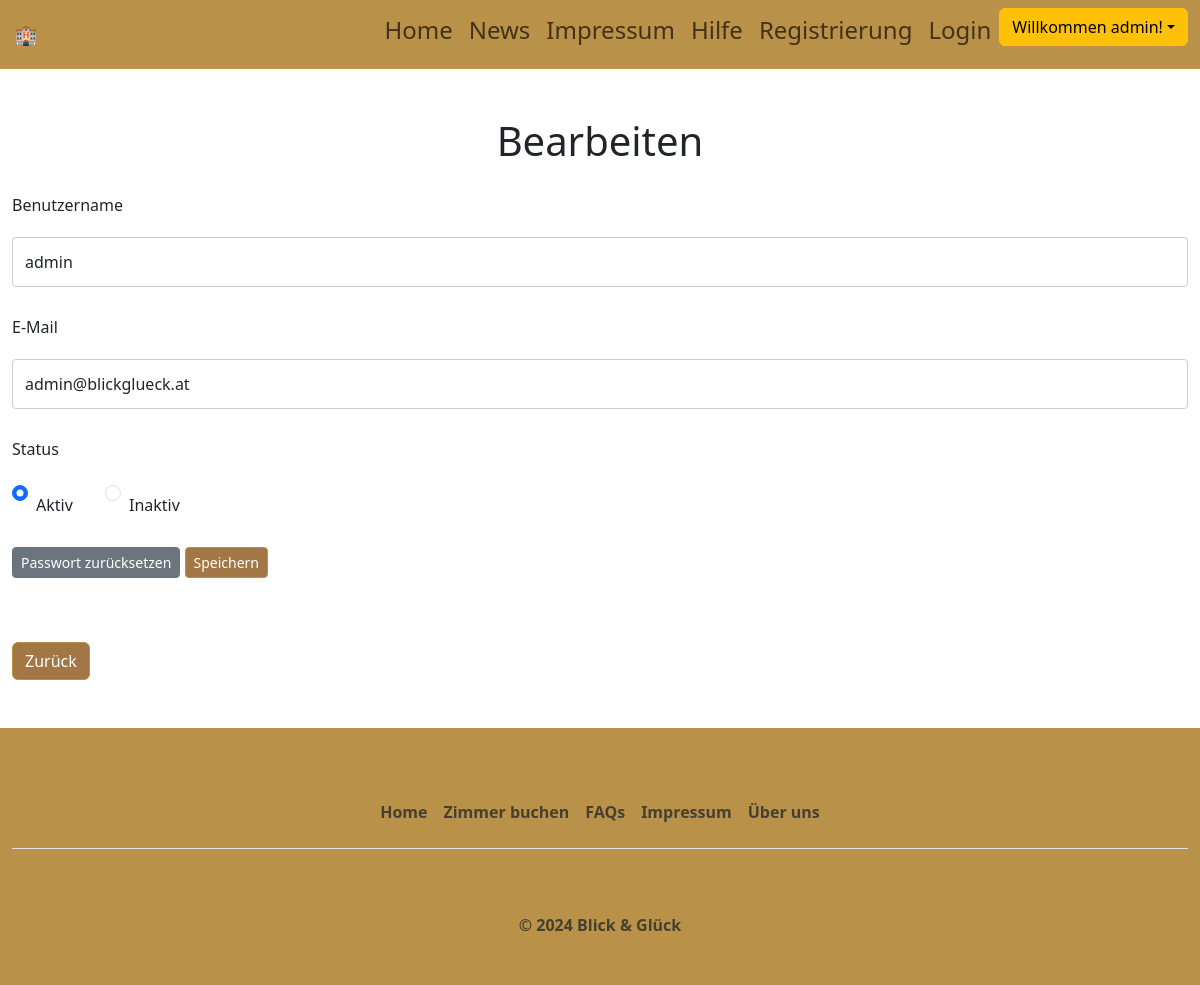
Page /additionalResources/WebHarichLiu/include/update_user.php?user_id=8 (signed in) on the committed database.
### tables this page shows
CREATE TABLE `users` (
  `user_id` int(11) NOT NULL,
  `username` varchar(50) NOT NULL,
  `password` varchar(260) NOT NULL,
  `useremail` varchar(100) NOT NULL,
  `role` enum('user','admin','anonym') NOT NULL DEFAULT 'anonym',
  `created_at` timestamp NOT NULL DEFAULT current_timestamp(),
  `anrede` enum('Herr','Frau') DEFAULT 'Herr',
  `vorname` varchar(50) NOT NULL,
  `nachname` varchar(50) NOT NULL,
  `status` enum('active','inactive') DEFAULT 'active',
  `updated_at` timestamp NOT NULL DEFAULT current_timestamp() ON UPDATE current_timestamp()
);

### additionalResources/WebHarichLiu/include/update_user.php (the view, shortened to what this page needs)
<?php
    include 'header.php';
    require_once '../config/dbaccess.php';
  $user_id=intval($_GET['user_id']);
$sql="SELECT user_id, username, status, useremail FROM users WHERE user_id = ?";
$stmt=$db_obj->prepare($sql);
$stmt->bind_param("i",$user_id);
$stmt->execute();
$result=$stmt->get_result();
$user= $result->fetch_assoc();
?>
<div class="container-fluid mt-5">
  <h1 class="text-center my-3">Bearbeiten</h1>
<form method="post" action="update_user.php?user_id=<?= htmlspecialchars($user['user_id']); ?>">
    <div class="mb-3">
        <label class="form-label">Benutzername</label>
        <input type="text" class="form-control" name="username" value="<?=htmlspecialchars($user['username']);?>">
    </div>
    <div class="mb-3" >
        <label class="form-label">E-Mail</label>
        <input type="text" class="form-control" name="useremail" value="<?=htmlspecialchars($user['useremail']);?>">
    </div>
    <div class="mb-3">
    <label class="form-label d-block" value="<?=htmlspecialchars($user['status']);?>">Status</label>
            <div class="form-check form-check-inline">
                <input type="radio" id="active" name="status" value="active"
                       class="form-check-input" <?= $user['status'] === 'active' ? 'checked' : ''; ?>>
                <label for="active" class="form-check-label">Aktiv</label>
            </div>
            <div class="form-check form-check-inline">
                <input type="radio" id="active" name="status" value="inactive"
                       class="form-check-input" <?= $user['status'] === 'inactive' ? 'checked' : ''; ?>>
                <label for="active" class="form-check-label">Inaktiv</label>
            </div>
    </div>
    <div class="mb-3">
       <a href="fct_pw_reset.php?user_id=<?=htmlspecialchars($user['user_id']);?>" class="btn btn-secondary btn-sm">Passwort zurücksetzen</a>
       <button type="submit" class="btn btn-primary btn-sm">Speichern</button>
    </div>
</form>
  <a href="site_dashboard.php" class="btn btn-primary mt-5 me-4">Zurück</a>
</div>
<?php include 'footer.php'; ?>

### additionalResources/WebHarichLiu/res/css/styles.css (style rules this page uses)
* { box-sizing: border-box; }
:root { --bs-blue: #0d6efd; --bs-indigo: #6610f2; --bs-purple: #6f42c1; --bs-pink: #d63384; --bs-red: #dc3545; --bs-orange: #fd7e14; --bs-yellow: #ffc107; --bs-gold:#b99446; --bs-brown:#a27645; --bs-green: #198754; --bs-teal: #20c997; --bs-cyan: #0dcaf0; --bs-white: #fff; --bs-gray: #a8a9ab; --bs-gray-dark: #343a40; --bs-primary: #b99148; --bs-secondary: #6c757d; --bs-success: #875919; --bs-info: #0dcaf0; --bs-warning: #e77a14; --bs-danger: #850b17; --bs-light: #f8f9fa; --bs-dark: #212529; --bs-font-sans-serif: system-ui, -apple-system, "Segoe UI", Roboto, "Helvetica Neue", Arial, "Noto Sans", "Liberation Sans", sans-serif, "Apple Color Emoji", "Segoe UI Emoji", "Segoe UI Symbol", "Noto Color Emoji"; --bs-font-monospace: SFMono-Regular, Menlo, Monaco, Consolas, "Liberation Mono", "Courier New", monospace; --bs-gradient: linear-gradient(180deg, rgba(255, 255, 255, 0.15), rgba(255, 255, 255, 0)); }
.btn-primary { color: #fff; background-color: var(--bs-brown); border-color: var(--bs-primary); }
body, html { margin: 0; padding: 0; width: 100%; height: 100%; font-family: var(--bs-font-sans-serif); }
input[type=text], select, textarea { width: 100%; padding: 12px; border: 1px solid #ccc; border-radius: 4px; resize: vertical; }
label { padding: 12px 12px 12px 0; display: inline-block; }

### rows in the picture
users: username "admin", useremail "admin@blickglueck.at", status "☑ Aktiv"

### other values in the picture
$_SESSION['role'] "admin"
